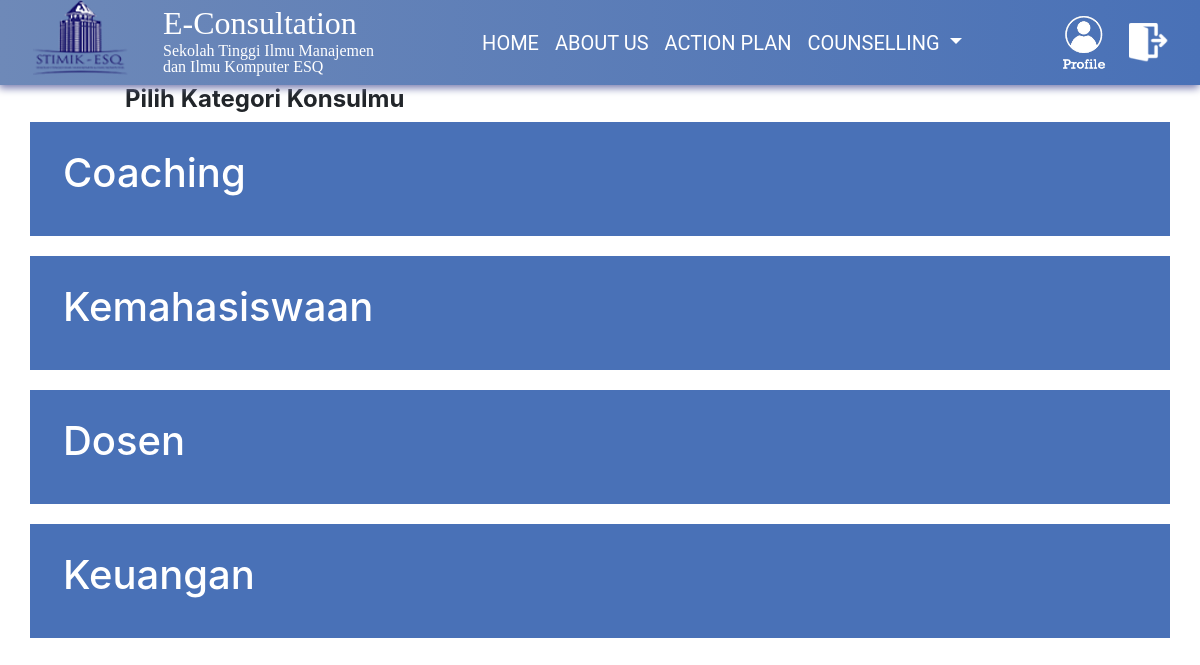
The app's page /dashboardMahasiswa.php?p=home with its own data.
### tables this page shows
CREATE TABLE `kategori` (
  `IDKategori` int(11) NOT NULL,
  `Namakategori` varchar(30) NOT NULL
);

### inc.koneksi.php (called while the page is built, shortened)
<?php
class Connection{
private $host = "localhost";
private $struser = "root";
private $strpassword = "";
private $strdbname = "ekonsul";
function connect(){
$conn = mysqli_connect($this->host,$this->struser, $this->strpassword);
mysqli_select_db($conn, $this->strdbname);
$this->connection = $conn;
}
}
?>

### class/class.Kategori.php (called while the page is built, shortened)
<?php
class Kategori extends Connection{
  	public function __get($atribute){
		if (property_exists($this, $atribute)){
			return $this->$atribute;
		}
	}
	public function SelectAllKategori(){
		$sql = "SELECT * FROM Kategori";
		$result = mysqli_query($this->connection, $sql);
		$arrResult = Array();
		$cnt=0;
		if(mysqli_num_rows($result) > 0) {
			while ($data = mysqli_fetch_array($result)) {
				$objKategori = new Kategori();
				$objKategori->IDKategori=$data['IDKategori'];
				$objKategori->Namakategori=$data['Namakategori'];
				$arrResult[$cnt] = $objKategori;
				$cnt++;
			}
		}
		return $arrResult;
	}
}

### pages/home.php (the view, shortened to what this page needs)
<div class="container">
<h4 class="title"><span class="text"><strong>Pilih Kategori Konsulmu</strong></span></h4>
<div class="row">
<div class="navbar-collapse gallery">
<?php
	require_once('./class/class.Kategori.php');
		$objKategori = new Kategori();
		$arrayResult = $objKategori->SelectAllKategori();
		if(count($arrayResult) == 0){
			echo '<tr><td colspan="5">Tidak ada data!</td></tr>';
		}else{
			foreach ($arrayResult as $dataKategori) {
				echo '
				  <div class="card-body">
				  <a href="dashboardMahasiswa.php?p=listConsultant&IDKategori='.$dataKategori->IDKategori.'" type="button" class="btn ">
					<h1 class="card-title">'.$dataKategori->Namakategori.'</h1>
					</a>
				  </div>
			  ';
    		}
		}
?>
</div>
</div>
</div>

### projectStyle.css (style rules this page uses)
body { width: 100%; }
.card-body { background-color: #4971b7; margin-bottom: 20px; }
.card-title { text-decoration: none; }
a { color: #0060b6; text-decoration: none; }
a .card-title { color: white; text-decoration: none; text-align: center; }
.lower-container h3, h4 { box-sizing: border-box; line-height: 0.6; font-weight: lighter; }
.text { padding: 50px 80px; }

### records on screen
kategori: Namakategori "Coaching"
kategori: Namakategori "Kemahasiswaan"
kategori: Namakategori "Dosen"
kategori: Namakategori "Keuangan"
